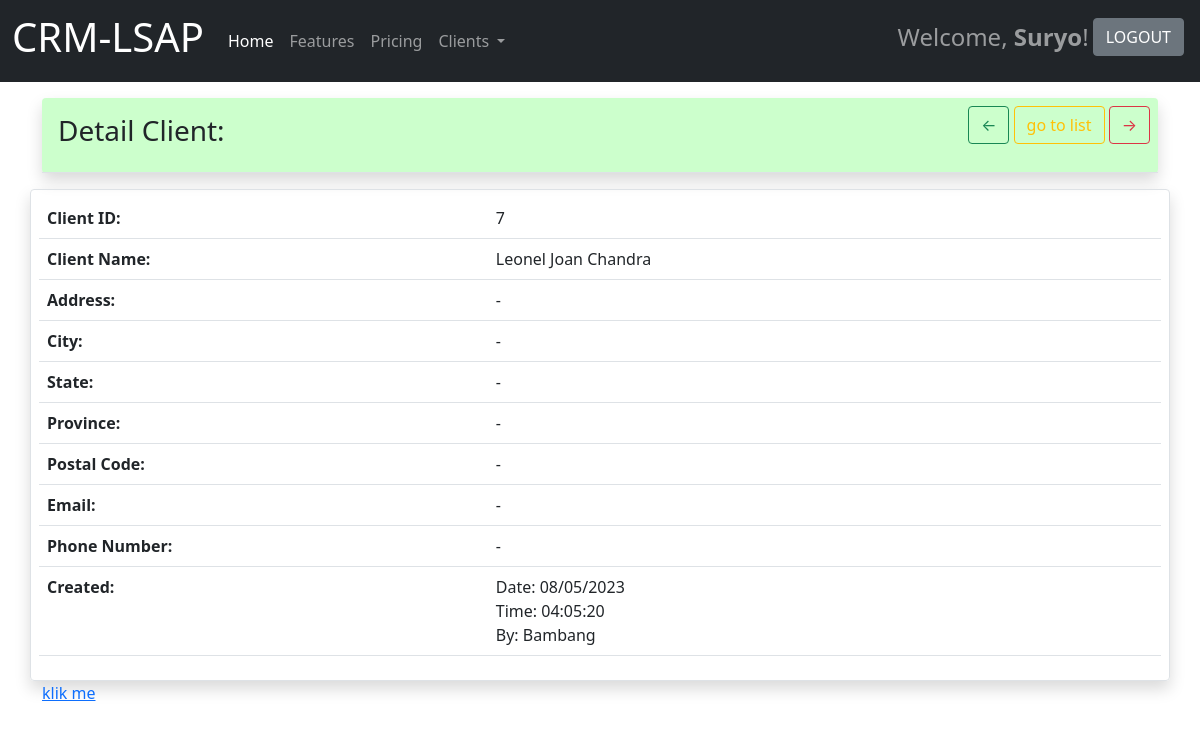
The page /crm/detail/7 (signed in) on the database its author committed.
### information/models.py (models this page shows, shortened)
class Record(models.Model):
	created_at = models.DateTimeField(auto_now_add=True)
	first_name = models.CharField(max_length=100,null=False,blank=False)
	last_name = models.CharField(max_length=100,null=False,blank=False)
	address = models.CharField(max_length=200,null=False,blank=False)
	city = models.CharField(max_length=100,null=False,blank=False)
	state = models.CharField(max_length=100,null=False,blank=False)
	province = models.CharField(max_length=100,null=False,blank=False)
	kode_pos = models.CharField(max_length=100,null=False,blank=False)
	email = models.CharField(max_length=100,null=False,blank=False)
	phone = models.CharField(max_length=100,null=False,blank=False)
	created_by = models.CharField(max_length=100,default="")
	class Meta:
		ordering = ['first_name','last_name']
		unique_together=['first_name','last_name']

### information/views.py (the view)
# urls.py: path('crm/detail/<int:pk>',views.view_detail,name='view_detail'),
@login_required(login_url="/")
def view_detail(request,pk):
	try:
		if(int(pk)==0):
			data = Record.objects.get(id=1)
		else:
			data = Record.objects.get(id=pk)
	except:
		data = Record.objects.all().order_by("-id")
		data= Record.objects.get(id=data[0].id)
	return render(request,'detailclient.html',{'data':data})

### templates/detailclient.html
{% extends 'base.html' %}
{% load static %}
{% load mathfilters %}
{% block contents%}
	<div class="container">
		<table class="table rounded shadow" style="background: rgba(0, 255, 0, 0.2);">
			<tr>
				<th>
					<h3 class="p-2">Detail Client:</h3>
				</th>
				<td>
					<div class="text-end">
						<a href="/crm/detail/{{data.id|sub:1}}" class="btn btn-outline-success">&larr;</a> <a class="btn btn-outline-warning" href="{% url 'view_record'%}">go to list</a> <a href="/crm/detail/{{data.id|addition:1}}" class="btn btn-outline-danger">&rarr;</a>
					</div>
				</td>
			</tr>
		</table>
	</div>
	<div class="container p-2 shadow  border rounded" >
		<table class="table">
			<tr>
				<th style="width: 40%;">Client ID:</th>
				<td scope="col">{{data.id}}</td>
			</tr>
			<tr>
				<th>Client Name:</th>
				<td>{{data.first_name|title}} {{data.last_name|title}}</td>
			</tr>
			<tr>
				<th>Address:</th>
				<td>{{data.address}}</td>
			</tr>
			<tr>
				<th>City:</th>
				<td>{{data.city}}</td>
			</tr>
			<tr>
				<th>State:</th>
				<td>{{data.address}}</td>
			</tr>
			<tr>
				<th>Province:</th>
				<td>{{data.province}}</td>
			</tr>
			<tr>
				<th>Postal Code:</th>
				<td>{{data.kode_pos}}</td>
			</tr>
			<tr>
				<th>Email:</th>
				<td>{{data.email}}</td>
			</tr>
			<tr>
				<th>Phone Number:</th>
				<td>{{data.phone}}</td>
			</tr>
			<tr>
				<th>Created:</th>
				<td>Date: {{data.created_at|date:"d/m/Y"}}<br/>
					Time: {{data.created_at|date:"H:m:s"}}<br/>
					By: {{data.created_by|title}}
				</td>
			</tr>
		</table>
	</div>
	<div class="container">
		<a href="{% url 'testunit'%}?nama=hallooooooo ">klik me</a>
	</div>
{% endblock%}

### templates/base.html (shortened to what this page needs)
{% load static %}
<!DOCTYPE html>
<html>
<head>
  <link rel="stylesheet" href="{% static 'css/bootstrap5.min.css'%}">
</head>
<body>
  <nav class="navbar navbar-expand-lg navbar-dark bg-dark">
    <div class="container-fluid">
      <a class="navbar-brand" href="{% url 'welcome' %}"><h1>CRM-LSAP</h1></a>
      {% if user.is_authenticated %}
      <div class="collapse navbar-collapse" id="navbarNavDropdown">
        <ul class="navbar-nav">
          <li class="nav-item">
            <a class="nav-link active" aria-current="page" href="#">Home</a>
          </li>
          <li class="nav-item">
            <a class="nav-link" href="#">Features</a>
          </li>
          <li class="nav-item">
            <a class="nav-link" href="#">Pricing</a>
          </li>
          <li class="nav-item dropdown">
            <a class="nav-link dropdown-toggle" href="#" id="navbarDropdownMenuLink" role="button" data-bs-toggle="dropdown" aria-expanded="false">
              Clients
            </a>
          </li>
        </ul>
      </div>
      {% if user.is_authenticated %}
      <div class="d-flex">
        <span class="me-1 navbar-text h4">Welcome, <b>{{user.username|title}}</b>!</span>
      </div>
      <div class="d-flex">
        <a class="btn btn-secondary me-1 h5" href="{% url 'user_logout'%}">LOGOUT</a>
      </div>
      {% endif %}
    </div>
    {% endif %}
  </nav>
  <div class="py-2">
  {% block contents%}
  {% endblock%}
  </div>
</body>
</html>

### rows shown on the page
Record: id "7", first_name "Leonel Joan", last_name "Chandra", address "-", city "-", province "-", kode_pos "-", email "-", phone "-", created_at "08/05/2023", created_at "04:05:20", created_by "Bambang"

### other values the page prints
{{ user.username|title }} "Suryo"
